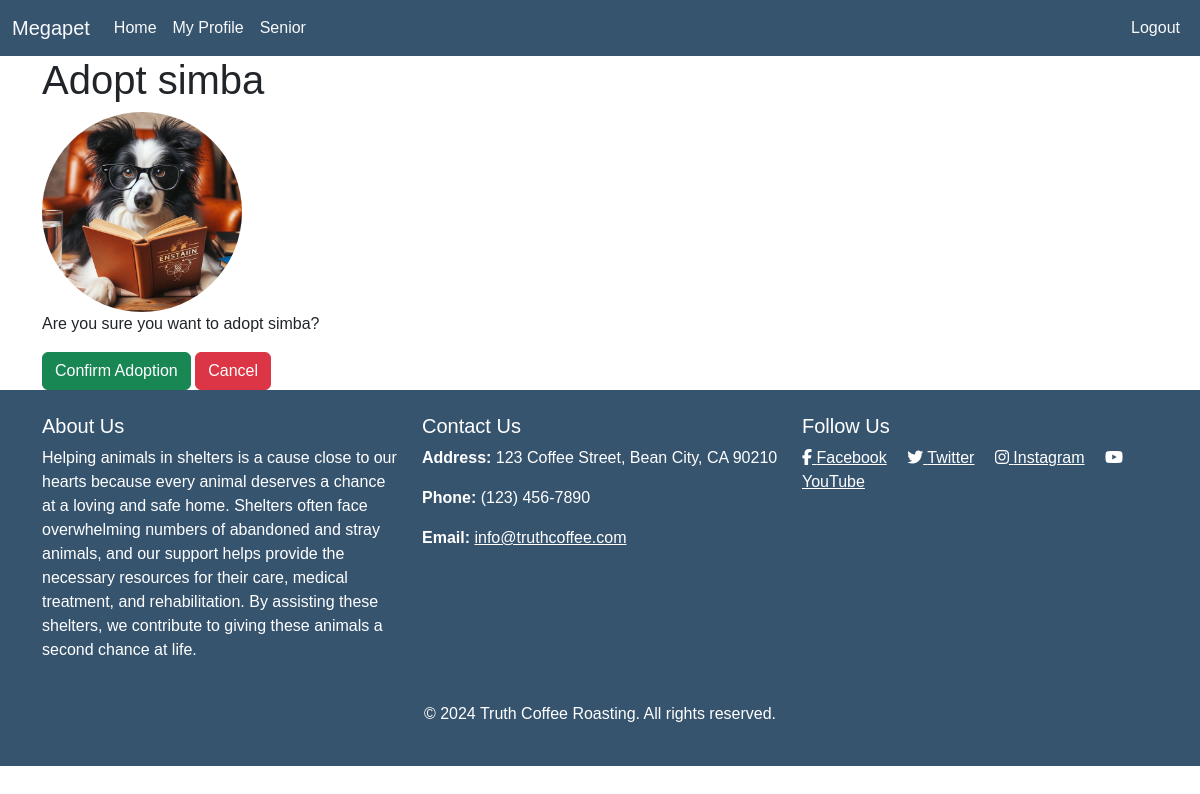
Page /user/adopt.php?id=14 (signed in) on the committed database.
### tables this page shows
CREATE TABLE `animals` (
  `pet_id` int(11) NOT NULL,
  `name` varchar(100) NOT NULL,
  `photo` varchar(150) NOT NULL,
  `location` varchar(255) NOT NULL,
  `description` varchar(255) NOT NULL,
  `size` enum('small','medium','large') DEFAULT 'medium',
  `age` int(11) NOT NULL,
  `vaccine` enum('vaccinated','not vaccinated') DEFAULT 'not vaccinated',
  `breed` varchar(255) NOT NULL,
  `status` enum('adopted','available') DEFAULT 'available'
);

### user/adopt.php (the view, shortened to what this page needs)
<?php
require_once "../components/db_connect.php";
$pet_id = $_GET['id'];
$sql = "SELECT * FROM `animals` WHERE `pet_id` = {$pet_id}";
$result = mysqli_query($connect, $sql);
$row = mysqli_fetch_assoc($result);
?>
<!DOCTYPE html>
<html lang="en">
<head>
    <link href="https://cdn.jsdelivr.net/npm/bootstrap@5.3.3/dist/css/bootstrap.min.css" rel="stylesheet">
    <link rel="stylesheet" href="https://cdnjs.cloudflare.com/ajax/libs/animate.css/4.1.1/animate.min.css" />
    <link rel="stylesheet" href="../style.css">
</head>
<body>
    <?php require_once "../components/navbar.php"; ?>
    <div class="container">
        <h1>Adopt <?= $row['name'] ?></h1>
        <div class="mx-auto">
            <form method="post">
                <div class="mx-auto"><img id="propic" src="../photos/<?= $row['photo'] ?>" alt=""></div>
                <p>Are you sure you want to adopt <?= $row['name'] ?>?</p>
                <button type="submit" name="submit" class="btn btn-success">Confirm Adoption</button>
                <a href="../home.php" class="btn btn-danger">Cancel</a>
            </form>
        </div>
    </div>
    <?php require_once "../components/footer.php"; ?>
    <link rel="stylesheet" href="https://cdnjs.cloudflare.com/ajax/libs/font-awesome/6.6.0/css/all.min.css" />
</body>
</html>

### style.css (style rules this page uses)
body, html { margin: 0; padding: 0; overflow-x: hidden; height: 100%; font-family: Arial, sans-serif; }
#propic { width: 200px; height: 200px; border-radius: 100px; }

### rows in the picture
animals: name "simba", photo (picture)
